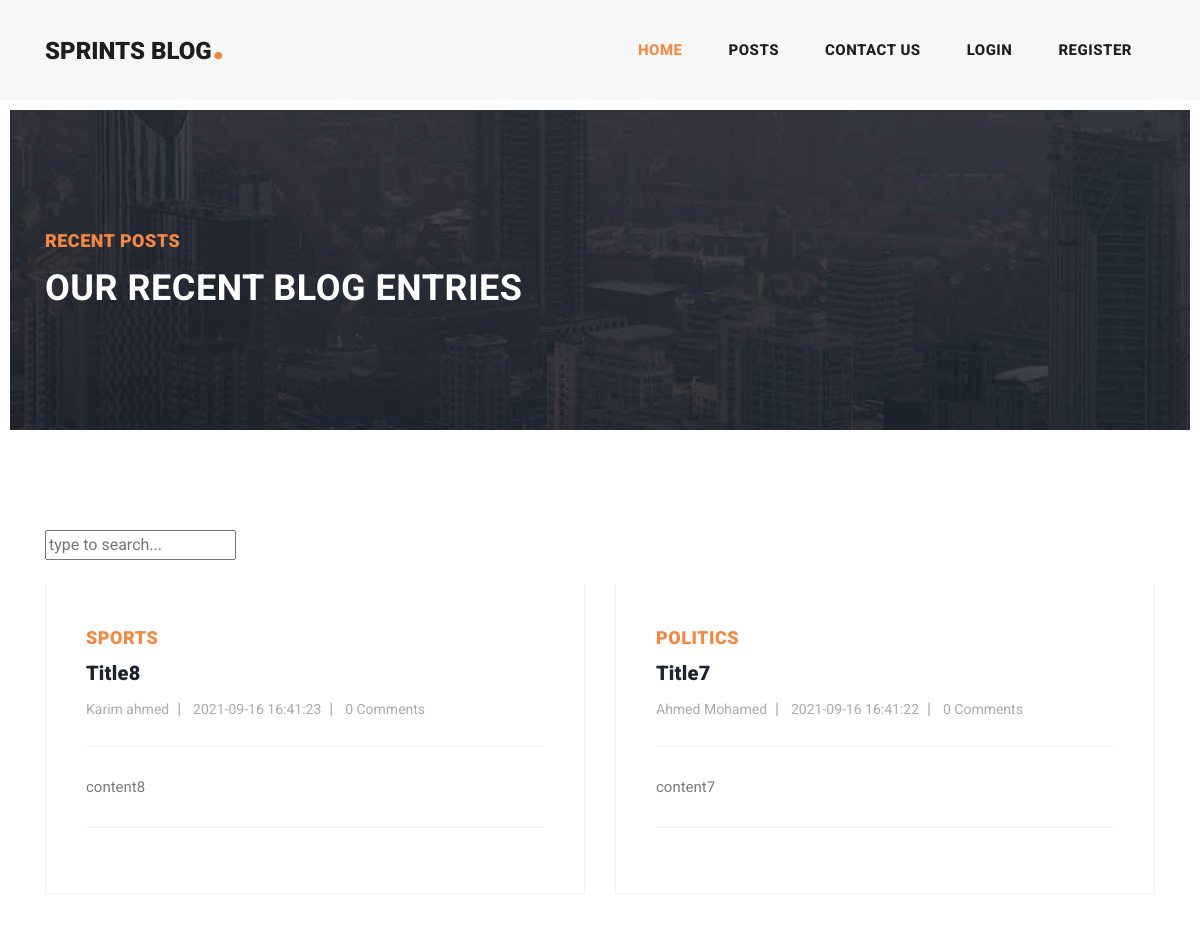
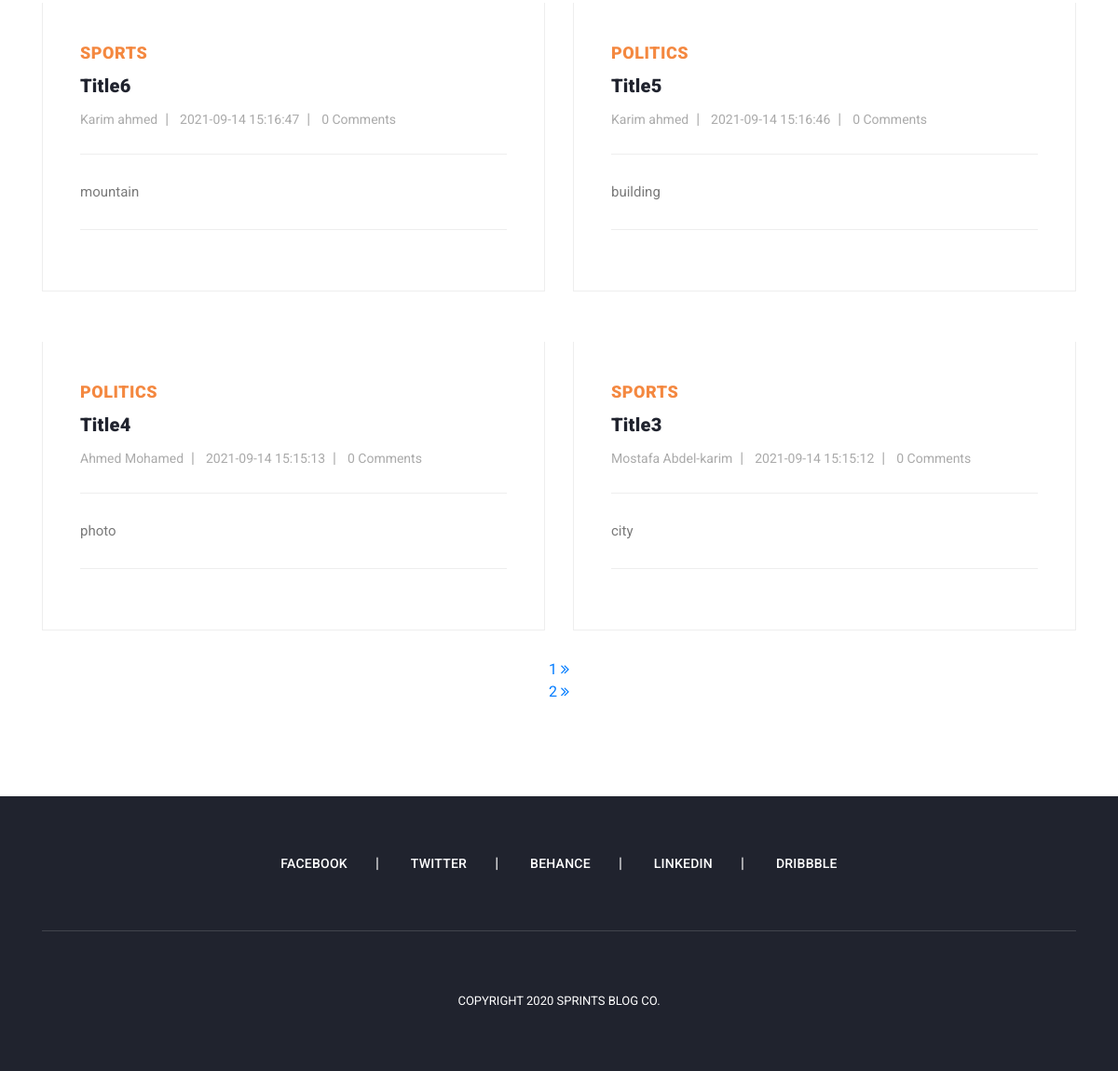
The page /site/posts.php on the database its author committed (2 pictures, top to bottom).
### tables this page shows
CREATE TABLE `posts` (
  `id` bigint(20) UNSIGNED NOT NULL,
  `title` varchar(1000) NOT NULL,
  `content` longtext NOT NULL,
  `publish_date` datetime NOT NULL,
  `created_at` datetime NOT NULL DEFAULT current_timestamp(),
  `image_dir` varchar(10000) NOT NULL,
  `updated_at` datetime DEFAULT NULL,
  `category_id` bigint(20) UNSIGNED NOT NULL,
  `user_id` bigint(20) UNSIGNED NOT NULL
);

CREATE TABLE `categories` (
  `id` bigint(20) UNSIGNED NOT NULL,
  `name` varchar(50) NOT NULL
);

CREATE TABLE `users` (
  `id` bigint(20) UNSIGNED NOT NULL,
  `name` varchar(500) NOT NULL,
  `username` varchar(255) NOT NULL,
  `password` varchar(255) NOT NULL,
  `email` varchar(255) NOT NULL,
  `phone` varchar(50) DEFAULT NULL,
  `type` tinyint(4) NOT NULL DEFAULT 0
);

### site/logic/posts.php (called while the page is built, shortened)
<?php
require_once(BASE_PATH . '/dal/basic_dal.php');
function getPosts($page_size, $page = 1, $category_id = null, $tag_id = null, $user_id = null, $q = null,$offset)
{
    $sql = "SELECT p.*,c.name AS category_name,u.name AS user_name FROM posts p
    INNER JOIN categories c ON c.id=p.category_id
    INNER JOIN users u ON u.id=p.user_id
    WHERE 1=1";
    $sql .= " ORDER BY publish_date desc limit $offset,$page_size";
    $posts =  getRows($sql);
    for ($i = 0; $i < count($posts); $i++) {
        $posts[$i]['comments'] = getPostCommentsCount($posts[$i]['id']);
        $posts[$i]['tags'] = getPostTags($posts[$i]['id']);
    }
    return $posts;
}
function getRecordCount(){
    $sql='SELECT COUNT(0) as cnt FROM posts p INNER JOIN categories c ON c.id=p.category_id INNER JOIN users u ON u.id=p.user_id';
    $number_of_results = getRow($sql);
    return $number_of_results = number_format($number_of_results['cnt']);
}
function getPagination($results_per_page, $page = 1,$category_id = null, $tag_id = null, $user_id = null, $q = null){
$number_of_results=getRecordCount();
$this_page_first_result = ($page-1)*$results_per_page;
return getPosts($results_per_page, $page = 1,$category_id = null, $tag_id = null, $user_id = null, $q = null,$this_page_first_result);
}
function getPostCommentsCount($postId)
{
    $sql = "SELECT COUNT(0) as cnt FROM comments WHERE post_id=$postId";
    $result = getRow($sql);
    return $result['cnt'];
}
function getPostTags($postId)
{
    $sql = "SELECT t.id,t.name FROM post_tags pt
    INNER JOIN tags t ON t.id=pt.tag_id
    WHERE post_id=$postId";
    return getRows($sql);
}

### site/dal/basic_dal.php (called while the page is built, shortened)
<?php
function getConnection()
{
    return mysqli_connect('localhost', 'root', '', 'blog');
}
function getRows($sql)
{
    $results = [];
    $conn = getConnection();
    if ($conn) {
        $query = mysqli_query($conn, $sql);
        while (($row = mysqli_fetch_assoc($query)) != null) {
            array_push($results, $row);
        }
    }
    return $results;
}
function getRow($sql)
{
    $results = getRows($sql);
    if (count($results) > 0)
        return $results[0];
    return null;
}

### site/posts.php (the view, shortened to what this page needs)
<?php
require_once(BASE_PATH . '/logic/posts.php');
$category_id = isset($_REQUEST['category_id']) ? $_REQUEST['category_id'] : null;
$tag_id = isset($_REQUEST['tag_id']) ? $_REQUEST['tag_id'] : null;
$q = isset($_REQUEST['q']) ? $_REQUEST['q'] : null;
$page = isset($_REQUEST['page']) ? $_REQUEST['page'] : 1;
$page_size = 6;
$posts = getPagination($page_size, $page, $category_id, $tag_id, null, $q);
?>
<?php require_once('layout/header.php'); ?>
<div class="heading-page header-text">
    <section class="page-heading">
        <div class="container">
            <div class="row">
                <div class="col-lg-12">
                    <div class="text-content">
                        <h4>Recent Posts</h4>
                        <h2>Our Recent Blog Entries</h2>
                    </div>
                </div>
            </div>
        </div>
    </section>
</div>
<section class="blog-posts">
    <div class="container">
        <div class="row">
            <div class="col-lg-12">
                <div class="sidebar-item search">
                    <form id="search_form" name="gs" method="GET" action="<?= BASE_URL . '/posts.php' ?>">
                        <input type="text" value="<?= isset($_REQUEST['q']) ? $_REQUEST['q'] : '' ?>" name="q" class="searchText" placeholder="type to search..." autocomplete="on">
                    </form>
                </div>
            </div>
        </div>
        <div class="row">
            <div class="col-lg-12">
                <div class="all-blog-posts">
                    <div class="row">
                        <?php
                        foreach ($posts as $post) {
                        ?>
                            <div class="col-lg-6">
                                <div class="blog-post">
                                    <div class="blog-thumb">
                                    </div>
                                    <div class="down-content">
                                        <span><?= $post['category_name'] ?></span>
                                        <a href="<?= BASE_URL . '/post-details.php?id=' . $post['id'] ?>">
                                            <h4><?= $post['title'] ?></h4>
                                        </a>
                                        <ul class="post-info">
                                            <li><a href="#"><?= $post['user_name'] ?></a></li>
                                            <li><a href="#"><?= $post['publish_date'] ?></a></li>
                                            <li><a href="#"><?= $post['comments'] ?> Comments</a></li>
                                        </ul>
                                        <p><?= $post['content'] ?></p>
                                    </div>
                                </div>
                            </div>
                        <?php
                        }
                            for ($page=1;$page<=ceil(getRecordCount()/$page_size);$page++) {
                                echo
                            '<div class="col-lg-12">
                                <ul class="page-numbers">
                                  <a class="active" href="posts.php?page=' . $page . '">' . $page . '</a>
                                  <a href="#"><i class="fa fa-angle-double-right"></i></a>
                                </ul>
                              </div>';
                            }
                        ?>
                    </div>
                </div>
            </div>
        </div>
    </div>
</section>
<?php require_once('layout/footer.php') ?>

### site/assets/css/templatemo-stand-blog.css (style rules this page uses)
body { font-family: 'Roboto', sans-serif; overflow-x: hidden; text-rendering: optimizeLegibility; -webkit-font-smoothing: antialiased; -moz-osx-font-smoothing: grayscale; }
p { margin-bottom: 0px; font-size: 15px; font-weight: 400; color: #7a7a7a; line-height: 30px; }
a { text-decoration: none!important; }
ul { padding: 0; margin: 0; list-style: none; }
h1, h2, h3, h4, h5, h6 { margin: 0px; }
.heading-page { padding-top: 110px; }
.page-heading { margin: 0px 10px; padding: 120px 0px; text-align: left; background-position: center center; background-repeat: no-repeat; background-size: cover; background-image: url(../images/heading-bg.jpg); }
.page-heading .text-content h4 { color: #f48840; font-size: 18px; text-transform: uppercase; font-weight: 900; letter-spacing: 0.5px; margin-bottom: 15px; }
.page-heading .text-content h2 { color: #fff; font-size: 36px; font-weight: 700; text-transform: uppercase; letter-spacing: 0.5px; }
.blog-posts { margin-top: 100px; }
.blog-posts .blog-post { margin-bottom: 30px; }
.blog-posts .down-content { padding: 40px; border-right: 1px solid #eee; border-left: 1px solid #eee; border-bottom: 1px solid #eee; }
.blog-posts .down-content span { font-size: 18px; text-transform: uppercase; letter-spacing: 0.5px; font-weight: 900; color: #f48840; }
.blog-posts .down-content h4 { font-size: 24px; text-transform: capitalize; letter-spacing: 0.5px; font-weight: 900; color: #20232e; margin: 10px 0px 12px 0px; }
.blog-posts .down-content ul.post-info li { display: inline-block; margin-right: 8px; }
.blog-posts .down-content ul.post-info li:after { content: '|'; color: #aaa; margin-left: 8px; }
.blog-posts .down-content h4 { font-size: 20px; letter-spacing: 0.25px; }
.blog-posts .down-content ul.post-info li:last-child::after { display: none; }
.blog-posts .down-content ul.post-info li a { font-size: 14px; color: #aaa; font-weight: 400; transition: all .3s; }
.blog-posts .down-content p { padding: 25px 0px; margin: 25px 0px; border-top: 1px solid #eee; border-bottom: 1px solid #eee; }
ul.page-numbers { text-align: center; }

### rows shown on the page
posts: category.name "SPORTS", title "Title8", user.name "Karim ahmed", publish_date "2021-09-16 16:41:23", comments "0", content "content8"
posts: category.name "POLITICS", title "Title7", user.name "Ahmed Mohamed", publish_date "2021-09-16 16:41:22", comments "0", content "content7"
posts: category.name "SPORTS", title "Title6", user.name "Karim ahmed", publish_date "2021-09-14 15:16:47", comments "0", content "mountain"
posts: category.name "POLITICS", title "Title5", user.name "Karim ahmed", publish_date "2021-09-14 15:16:46", comments "0", content "building"
posts: category.name "POLITICS", title "Title4", user.name "Ahmed Mohamed", publish_date "2021-09-14 15:15:13", comments "0", content "photo"
posts: category.name "SPORTS", title "Title3", user.name "Mostafa Abdel-karim", publish_date "2021-09-14 15:15:12", comments "0", content "city"
